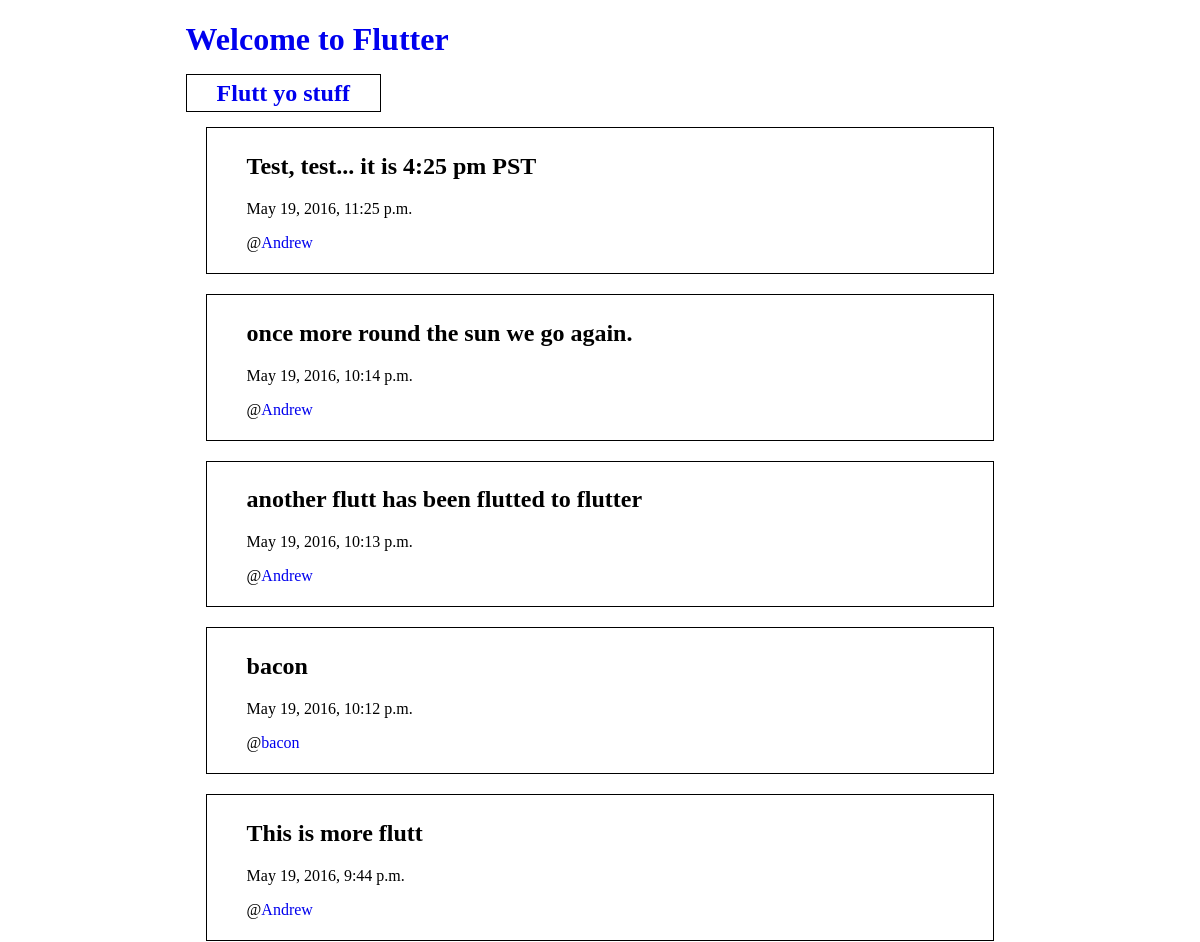
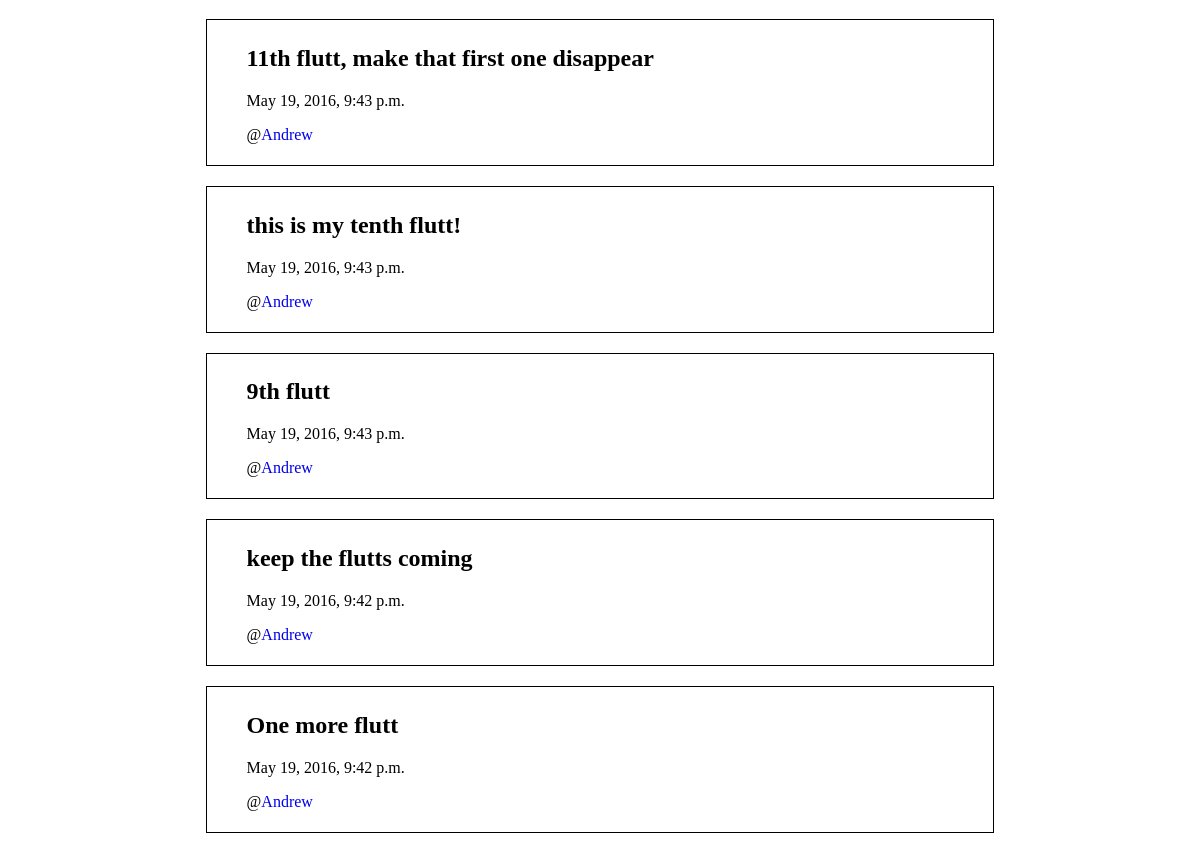
Before: / with the older database file (2 pictures, top to bottom).
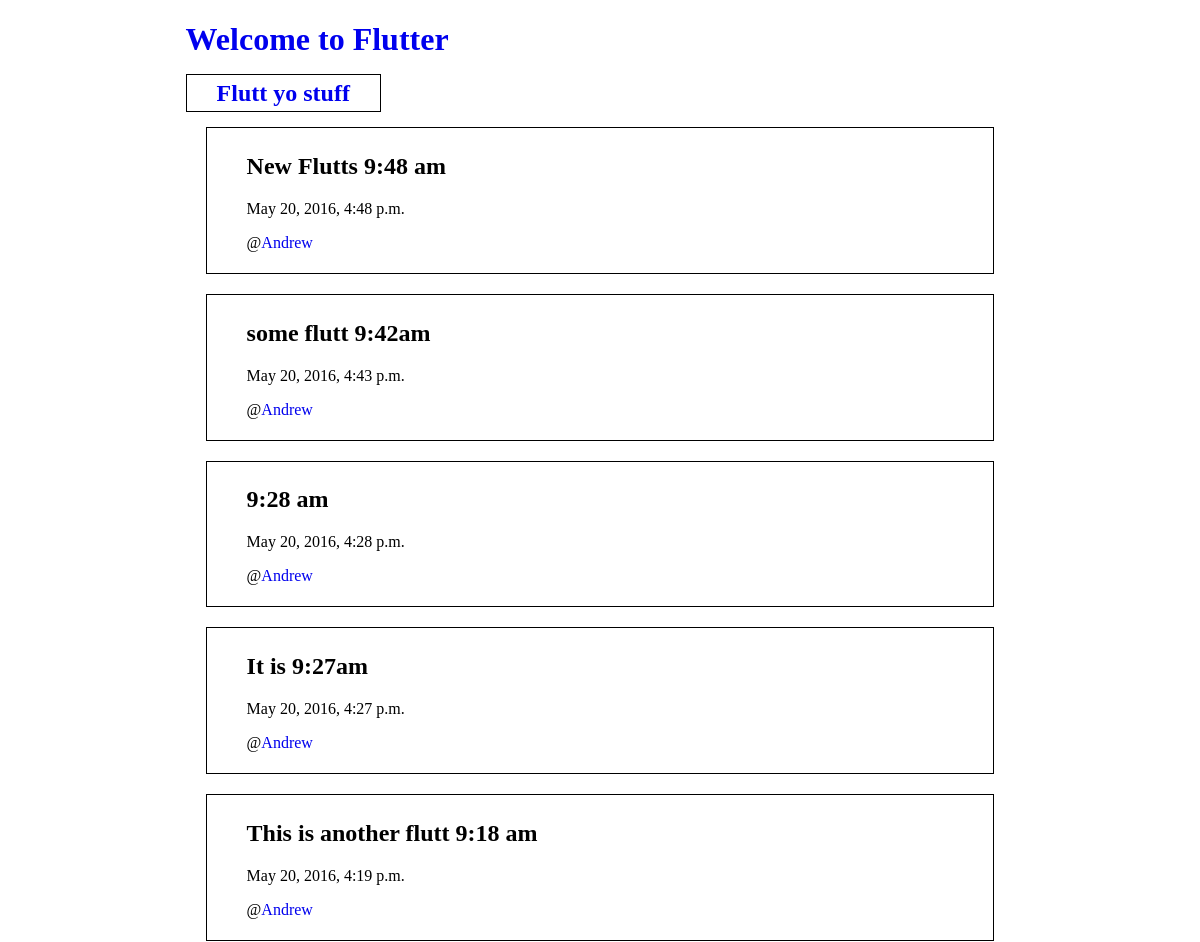
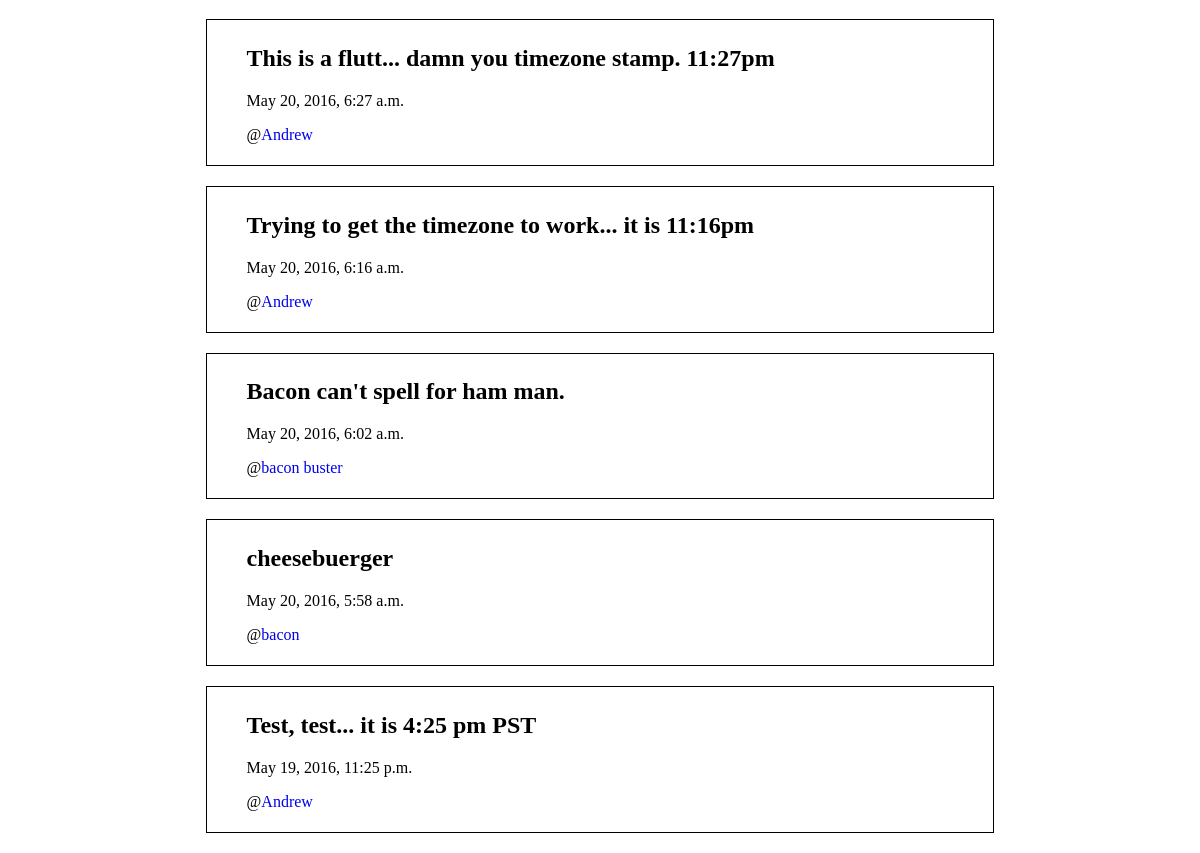
After: the same page with the newer database file (2 pictures, top to bottom).
### flutter/models.py (models this page shows, shortened)
class Flutt(models.Model):
    user_name = models.TextField(null=True)
    text = models.TextField()
    date_created = models.DateTimeField(
        default=timezone.now,
    )

### flutter/views.py (the view)
# urls.py: url(r'^$', views.is_there_a_query, name="index"),
def is_there_a_query(request):
    try:
        if request.GET['q']:
            print(request.GET['q'])
            return render_query(request)
    except KeyError:
        return render_index(request)

### flutter/logic.py (called while the page is built)
def return_latest_ten_flutts():
    return models.Flutt.objects.all().order_by('-date_created')[:10]

### flutter/views.py (called while the page is built)
def render_index(request):
    flutt_list = logic.return_latest_ten_flutts()
    template_args = {
        'flutt_list': flutt_list,
    }
    return render(request, 'flutter/index.html', template_args)

### flutter/templates/flutter/index.html (shortened to what this page needs)
{% load staticfiles %}
{% load tz %}
<!DOCTYPE html>
<html lang="en">
  <head>
    <link rel="stylesheet" type="text/css" href="{% static 'flutter/style.css' %}">
  </head>
  <div class="container">
    <body>
      <h1><a href="{% url 'index' %}">Welcome to Flutter</a></h1>
      <h2><a href="{% url 'post' %}" class="post-link">Flutt yo stuff</a></h2>
      <section class="flutt-container">
        {% for flutt in flutt_list %}
        <div class="flutt">
          <h2>{{ flutt.text }}</h2>
          {% localtime on %}
          <p>{{ flutt.date_created }}</p>
          {% endlocaltime %}
          <p>@<a href="{% url 'user' flutt.user_name %}">{{ flutt.user_name }}</a></p>
        </div>
        {% endfor %}
      </section>
    </body>
  </div>
</html>

Changed rows visible on the page:
no longer on this page (row unchanged): Flutt: text "once more round the sun we go again.", date_created "May 19, 2016, 10:14 p.m.", user_name "Andrew"
no longer on this page (row unchanged): Flutt: text "another flutt has been flutted to flutter", date_created "May 19, 2016, 10:13 p.m.", user_name "Andrew"
no longer on this page (row unchanged): Flutt: text "bacon", date_created "May 19, 2016, 10:12 p.m.", user_name "bacon"
no longer on this page (row unchanged): Flutt: text "This is more flutt", date_created "May 19, 2016, 9:44 p.m.", user_name "Andrew"
no longer on this page (row unchanged): Flutt: text "11th flutt, make that first one disappear", date_created "May 19, 2016, 9:43 p.m.", user_name "Andrew"
no longer on this page (row unchanged): Flutt: text "this is my tenth flutt!", date_created "May 19, 2016, 9:43 p.m.", user_name "Andrew"
no longer on this page (row unchanged): Flutt: text "9th flutt", date_created "May 19, 2016, 9:43 p.m.", user_name "Andrew"
no longer on this page (row unchanged): Flutt: text "keep the flutts coming", date_created "May 19, 2016, 9:42 p.m.", user_name "Andrew"
no longer on this page (row unchanged): Flutt: text "One more flutt", date_created "May 19, 2016, 9:42 p.m.", user_name "Andrew"
added Flutt: text "New Flutts 9:48 am", date_created "May 20, 2016, 4:48 p.m.", user_name "Andrew"
added Flutt: text "some flutt 9:42am", date_created "May 20, 2016, 4:43 p.m.", user_name "Andrew"
added Flutt: text "9:28 am", date_created "May 20, 2016, 4:28 p.m.", user_name "Andrew"
added Flutt: text "It is 9:27am", date_created "May 20, 2016, 4:27 p.m.", user_name "Andrew"
added Flutt: text "This is another flutt 9:18 am", date_created "May 20, 2016, 4:19 p.m.", user_name "Andrew"
added Flutt: text "This is a flutt... damn you timezone stamp. 11:27pm", date_created "May 20, 2016, 6:27 a.m.", user_name "Andrew"
added Flutt: text "Trying to get the timezone to work... it is 11:16pm", date_created "May 20, 2016, 6:16 a.m.", user_name "Andrew"
added Flutt: text "Bacon can't spell for ham man.", date_created "May 20, 2016, 6:02 a.m.", user_name "bacon buster"
added Flutt: text "cheesebuerger", date_created "May 20, 2016, 5:58 a.m.", user_name "bacon"
